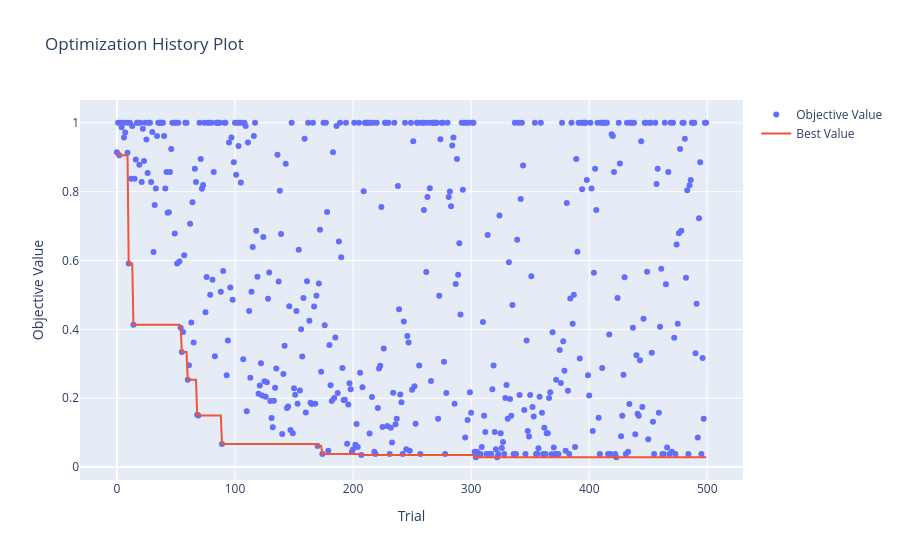

Here is the notebook cell this chart was saved with:
### Code cell
#optuna.visualization.plot_pareto_front(study, target_names=["band", "Weighted Excess"])
optuna.visualization.plot_optimization_history(study)

### Figure 1 — Plotly figure (JSON) as saved in the notebook; plotly's stock layout.template omitted (floating-point values rounded to 4 significant figures; data arrays with more than 128 entries replaced by an {"elided": "..."} marker saying what was removed)
{"data": [{"mode": "markers", "name": "Objective Value", "type": "scatter", "x": {"elided": "500 int values"}, "y": {"elided": "500 float values"}}, {"mode": "lines", "name": "Best Value", "type": "scatter", "x": {"elided": "500 int values"}, "y": {"elided": "500 float values"}}, {"marker": {"color": "#cccccc"}, "mode": "markers", "name": "Infeasible Trial", "showlegend": false, "type": "scatter", "x": [], "y": []}], "layout": {"title": {"text": "Optimization History Plot"}, "xaxis": {"title": {"text": "Trial"}}, "yaxis": {"title": {"text": "Objective Value"}}}}
